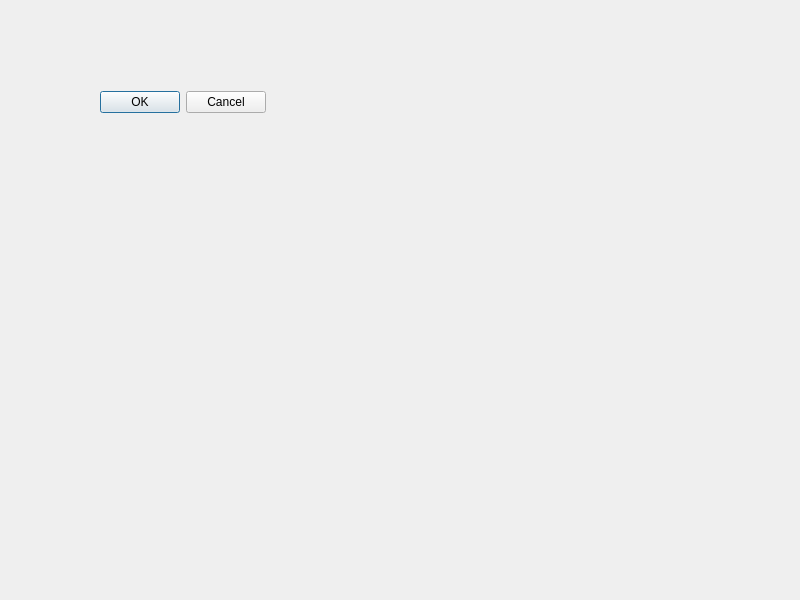
<?xml version="1.0" encoding="UTF-8"?>
<ui version="4.0">
 <class>Widget</class>
 <widget class="QWidget" name="Widget">
  <property name="geometry">
   <rect>
    <x>0</x>
    <y>0</y>
    <width>800</width>
    <height>600</height>
   </rect>
  </property>
  <property name="windowTitle">
   <string>Widget</string>
  </property>
  <widget class="QDialogButtonBox" name="buttonBox">
   <property name="geometry">
    <rect>
     <x>100</x>
     <y>90</y>
     <width>166</width>
     <height>25</height>
    </rect>
   </property>
   <property name="standardButtons">
    <set>QDialogButtonBox::Cancel|QDialogButtonBox::Ok</set>
   </property>
  </widget>
 </widget>
 <resources/>
 <connections/>
</ui>
